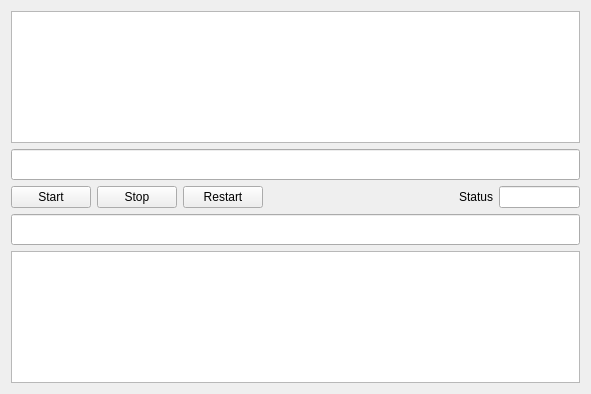
<?xml version="1.0" encoding="UTF-8"?>
<ui version="4.0">
 <class>BrainfuckView</class>
 <widget class="QWidget" name="BrainfuckView">
  <property name="geometry">
   <rect>
    <x>0</x>
    <y>0</y>
    <width>591</width>
    <height>394</height>
   </rect>
  </property>
  <property name="windowTitle">
   <string>Form</string>
  </property>
  <layout class="QHBoxLayout" name="horizontalLayout">
   <item>
    <layout class="QVBoxLayout" name="verticalLayout">
     <item>
      <widget class="QTextEdit" name="code">
       <property name="font">
        <font>
         <pointsize>14</pointsize>
        </font>
       </property>
      </widget>
     </item>
     <item>
      <widget class="QLineEdit" name="input_line">
       <property name="font">
        <font>
         <pointsize>14</pointsize>
        </font>
       </property>
      </widget>
     </item>
     <item>
      <layout class="QHBoxLayout" name="horizontalLayout_2">
       <item>
        <widget class="QPushButton" name="start_button">
         <property name="text">
          <string>Start</string>
         </property>
        </widget>
       </item>
       <item>
        <widget class="QPushButton" name="stop_button">
         <property name="text">
          <string>Stop</string>
         </property>
        </widget>
       </item>
       <item>
        <widget class="QPushButton" name="restart_button">
         <property name="text">
          <string>Restart</string>
         </property>
        </widget>
       </item>
       <item>
        <spacer name="horizontalSpacer">
         <property name="orientation">
          <enum>Qt::Horizontal</enum>
         </property>
         <property name="sizeHint" stdset="0">
          <size>
           <width>40</width>
           <height>20</height>
          </size>
         </property>
        </spacer>
       </item>
       <item>
        <widget class="QLabel" name="label">
         <property name="text">
          <string>Status</string>
         </property>
        </widget>
       </item>
       <item>
        <widget class="QLineEdit" name="status">
         <property name="maximumSize">
          <size>
           <width>81</width>
           <height>16777215</height>
          </size>
         </property>
         <property name="text">
          <string/>
         </property>
        </widget>
       </item>
      </layout>
     </item>
     <item>
      <widget class="QLineEdit" name="output_line">
       <property name="font">
        <font>
         <family>Noto Mono</family>
         <pointsize>14</pointsize>
        </font>
       </property>
       <property name="readOnly">
        <bool>true</bool>
       </property>
      </widget>
     </item>
     <item>
      <widget class="QTextEdit" name="memory">
       <property name="font">
        <font>
         <family>Noto Mono</family>
         <pointsize>14</pointsize>
        </font>
       </property>
       <property name="lineWrapColumnOrWidth">
        <number>0</number>
       </property>
       <property name="readOnly">
        <bool>true</bool>
       </property>
       <property name="html">
        <string>&lt;!DOCTYPE HTML PUBLIC &quot;-//W3C//DTD HTML 4.0//EN&quot; &quot;http://www.w3.org/TR/REC-html40/strict.dtd&quot;&gt;
&lt;html&gt;&lt;head&gt;&lt;meta name=&quot;qrichtext&quot; content=&quot;1&quot; /&gt;&lt;style type=&quot;text/css&quot;&gt;
p, li { white-space: pre-wrap; }
&lt;/style&gt;&lt;/head&gt;&lt;body style=&quot; font-family:'Noto Mono'; font-size:14pt; font-weight:400; font-style:normal;&quot;&gt;
&lt;p style=&quot;-qt-paragraph-type:empty; margin-top:0px; margin-bottom:0px; margin-left:0px; margin-right:0px; -qt-block-indent:0; text-indent:0px; font-family:'Noto Sans'; font-size:10pt;&quot;&gt;&lt;br /&gt;&lt;/p&gt;
&lt;p style=&quot;-qt-paragraph-type:empty; margin-top:0px; margin-bottom:0px; margin-left:0px; margin-right:0px; -qt-block-indent:0; text-indent:0px; font-family:'Noto Sans'; font-size:10pt;&quot;&gt;&lt;br /&gt;&lt;/p&gt;&lt;/body&gt;&lt;/html&gt;</string>
       </property>
      </widget>
     </item>
    </layout>
   </item>
  </layout>
 </widget>
 <resources/>
 <connections/>
</ui>
